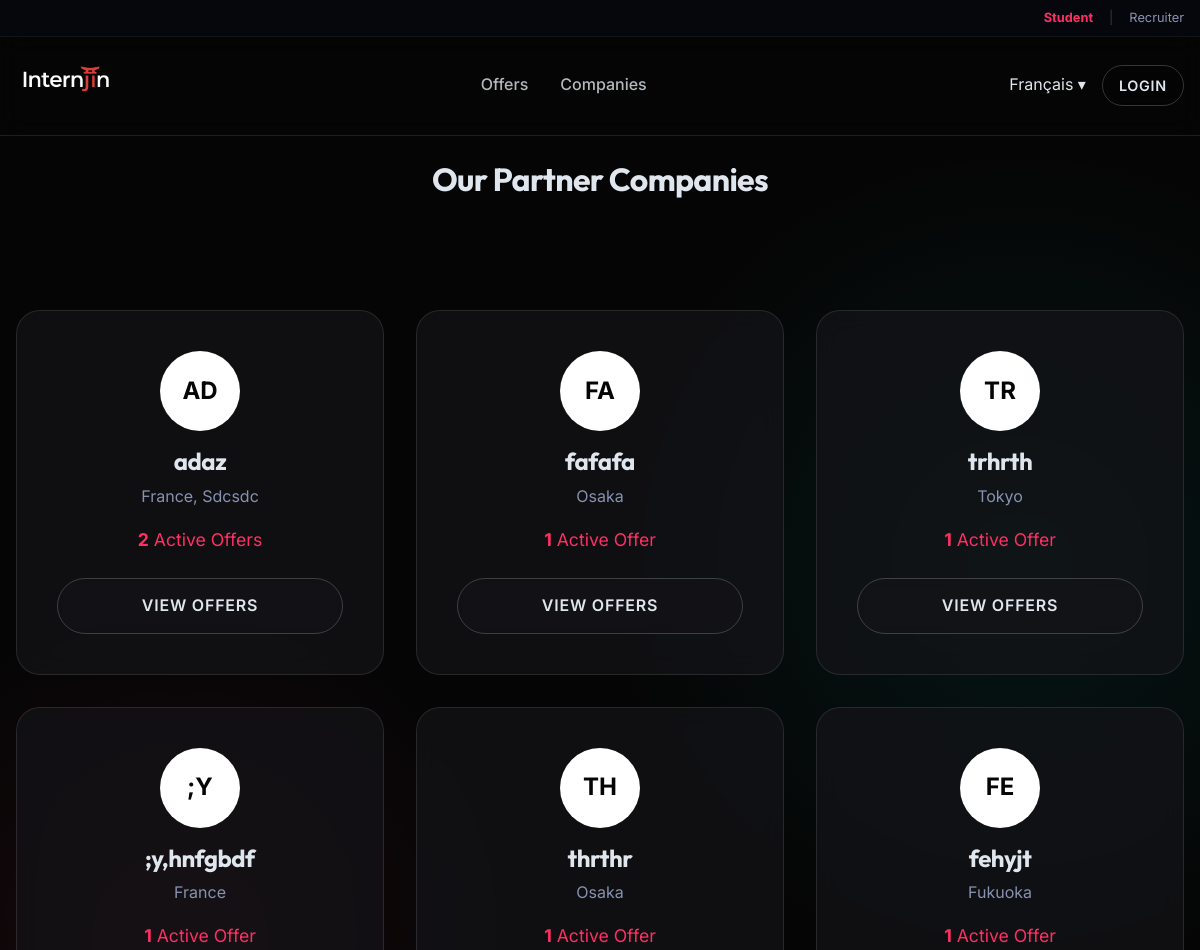
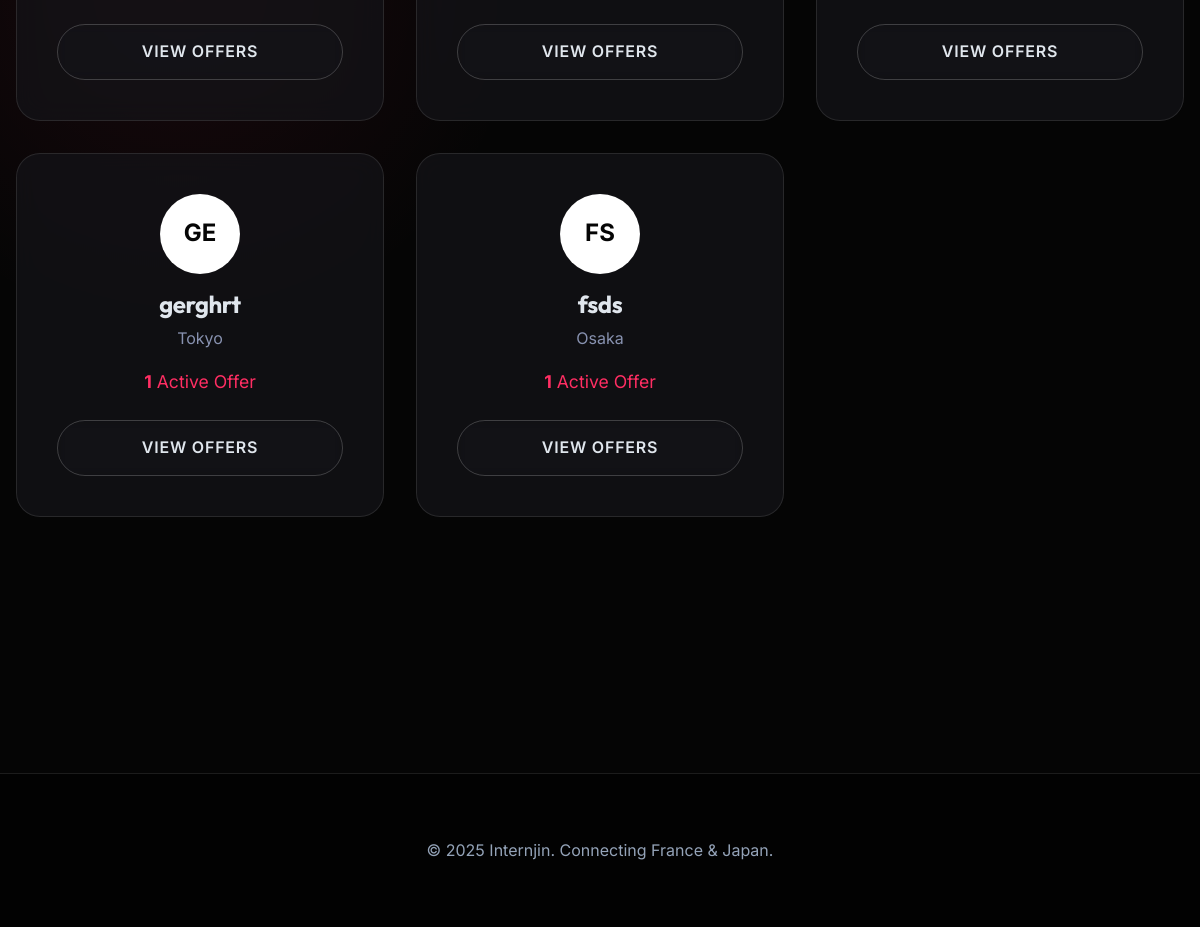
/companies, run on the app's committed database (2 pictures, top to bottom).
### models.py (models this page shows)
class Offer(db.Model):
    id = db.Column(db.Integer, primary_key=True)
    title = db.Column(db.String(100), nullable=False)
    company = db.Column(db.String(100), nullable=False)
    location = db.Column(db.String(100), nullable=False)
    duration = db.Column(db.String(50), nullable=False)
    description = db.Column(db.Text, nullable=True)
    created_at = db.Column(db.DateTime, default=datetime.utcnow)
    recruiter_id = db.Column(db.Integer, db.ForeignKey('user.id'), nullable=False)
    tags = db.Column(db.String(200)) # Comma separated tags
    pdf_filename = db.Column(db.String(255), nullable=True)
    start_date = db.Column(db.String(50), nullable=True)

### app.py (the view)
@app.route('/companies')
def companies_list():
    offers = Offer.query.all()
    companies_data = {}
    for offer in offers:
        if offer.company not in companies_data:
            companies_data[offer.company] = {
                'name': offer.company,
                'offer_count': 0,
                'locations': set(),
                'latest_offer_date': offer.created_at
            }
        companies_data[offer.company]['offer_count'] += 1
        companies_data[offer.company]['locations'].add(offer.location)
        if offer.created_at > companies_data[offer.company]['latest_offer_date']:
            companies_data[offer.company]['latest_offer_date'] = offer.created_at
    companies = sorted(companies_data.values(), key=lambda x: x['latest_offer_date'], reverse=True)
    return render_template('companies_list.html', companies=companies)

### app.py (called while the page is built)
@app.context_processor
def inject_globals():
    if current_user.is_authenticated:
        role = current_user.role
    else:
        role = session.get('role', 'student')
    return dict(
        role=role,
        lang=session.get('lang', 'en')
    )

### templates/companies_list.html (shortened to what this page needs)
{% extends 'base.html' %}
{% block content %}
<div class="container" style="padding-top: 160px; padding-bottom: 4rem;">
    <h1 style="text-align: center; margin-bottom: 3rem;">Our Partner Companies</h1>
    <div class="grid">
        {% if companies %}
        {% for company in companies %}
        <div class="card" style="text-align: center;">
            <div
                style="width: 80px; height: 80px; background: #fff; border-radius: 50%; margin: 0 auto 1rem; display: flex; align-items: center; justify-content: center; color: var(--color-bg); font-weight: bold; font-size: 1.5rem;">
                {{ company.name[:2].upper() }}
            </div>
            <h3 style="margin-bottom: 0.5rem;">{{ company.name }}</h3>
            <p style="color: #8892b0; margin-bottom: 1rem;">
                {% for loc in company.locations %}
                {{ loc }}{% if not loop.last %}, {% endif %}
                {% endfor %}
            </p>
            <div style="margin-bottom: 1.5rem; font-size: 1.1rem; color: var(--color-primary);">
                <strong>{{ company.offer_count }}</strong> Active Offer{{ 's' if company.offer_count > 1 else '' }}
            </div>
            <a href="{{ url_for('offers', company=company.name) }}" class="btn btn-outline" style="width: 100%;">View
                Offers</a>
        </div>
        {% endfor %}
        {% else %}
        <div style="grid-column: 1 / -1; text-align: center; color: var(--color-text-muted);">
            <p>No companies have published offers yet.</p>
        </div>
        {% endif %}
    </div>
</div>
{% endblock %}

### static/css/style.css (style rules this page uses)
:root { --color-bg: #050505; --color-text: #e0e6ed; --color-text-muted: #94a3b8; --color-primary: #ff2e63; --color-secondary: #08d9d6; --color-card-bg: rgba(20, 20, 25, 0.7); --color-border: rgba(255, 255, 255, 0.1); --font-main: 'Inter', -apple-system, BlinkMacSystemFont, sans-serif; --font-heading: 'Outfit', sans-serif; --spacing-xs: 0.5rem; --spacing-sm: 1rem; --spacing-md: 2rem; --spacing-lg: 4rem; --spacing-xl: 8rem; --shadow-card: 0 8px 32px 0 rgba(0, 0, 0, 0.37); --glow-primary: 0 0 20px rgba(255, 46, 99, 0.3); --backdrop-blur: blur(12px); }
* { box-sizing: border-box; margin: 0; padding: 0; }
body { background-color: var(--color-bg); color: var(--color-text); font-family: var(--font-main); line-height: 1.6; overflow-x: hidden; background-image: radial-gradient(circle at 15% 50%, rgba(255, 46, 99, 0.08) 0%, transparent 25%), radial-gradient(circle at 85% 30%, rgba(8, 217, 214, 0.08) 0%, transparent 25%); }
h1, h2, h3, h4, h5, h6 { font-family: var(--font-heading); font-weight: 700; line-height: 1.2; margin-bottom: var(--spacing-sm); letter-spacing: -0.02em; }
a { text-decoration: none; color: inherit; transition: all 0.3s ease; }
.container { max-width: 1200px; margin: 0 auto; padding: 0 var(--spacing-sm); }
.btn { display: inline-block; padding: 14px 28px; border-radius: 50px; font-weight: 600; cursor: pointer; transition: all 0.3s cubic-bezier(0.4, 0, 0.2, 1); border: none; font-size: 1rem; text-transform: uppercase; letter-spacing: 0.05em; }
.btn-outline { background: transparent; border: 1px solid rgba(255, 255, 255, 0.2); color: var(--color-text); backdrop-filter: blur(5px); }
.grid { display: grid; grid-template-columns: repeat(auto-fit, minmax(320px, 1fr)); gap: 2rem; padding: var(--spacing-lg) 0; }
.card { background: var(--color-card-bg); border: 1px solid var(--color-border); border-radius: 24px; padding: 2.5rem; transition: all 0.4s cubic-bezier(0.4, 0, 0.2, 1); backdrop-filter: var(--backdrop-blur); position: relative; overflow: hidden; }
.card::before { content: ''; position: absolute; top: 0; left: 0; width: 100%; height: 100%; background: linear-gradient(135deg, rgba(255, 255, 255, 0.03) 0%, transparent 100%); opacity: 0; transition: opacity 0.4s ease; }
.card h3 { font-size: 1.5rem; margin-bottom: 1rem; }
.card p { color: var(--color-text-muted); }

### data on the page
Offer: company "AD", name "adaz", location "Sdcsdc", offer_count "2", offer_count "s"
Offer: location "France"
Offer: company "FA", name "fafafa", location "Osaka", offer_count "1"
Offer: company "TR", name "trhrth", location "Tokyo", offer_count "1"
Offer: company ";Y", name ";y,hnfgbdf", location "France", offer_count "1"
Offer: company "TH", name "thrthr", location "Osaka", offer_count "1"
Offer: company "FE", name "fehyjt", location "Fukuoka", offer_count "1"
Offer: company "GE", name "gerghrt", location "Tokyo", offer_count "1"
Offer: company "FS", name "fsds", location "Osaka", offer_count "1"
